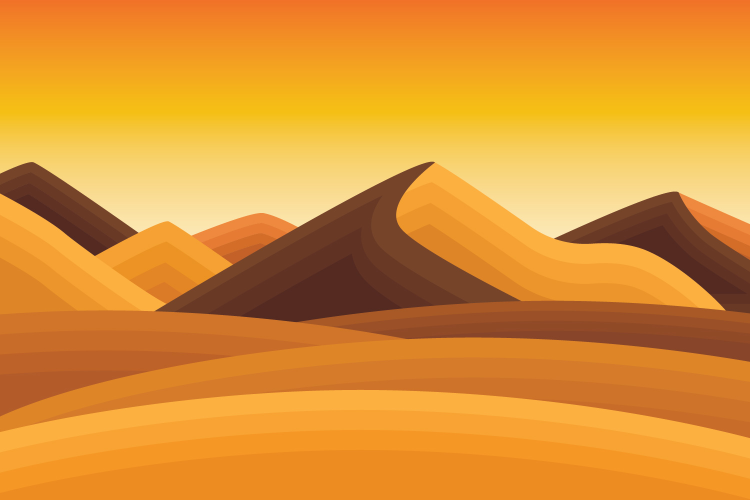
#> input picture img/desert_yellow_painting.jpg, 1500 x 1000 px, given in place of corporate_Official-Comcast-Logo.jpg, which was not available (shown at 1/2 size)
$ jupyter execute Using_Open_CV_Kmeans.ipynb
#> lines starting #> are read from the running program, lines starting #| are printed output that depends on the picture; pictures that were not available may be replaced by others from this repository, and a replacement may not be noted
[cell 1]
from sklearn.cluster import KMeans
from collections import Counter
import cv2 #for resizing image

def get_dominant_color(image, k=4, image_processing_size = None):
    """
    takes an image as input
    returns the dominant color of the image as a list

    dominant color is found by running k means on the
    pixels & returning the centroid of the largest cluster

    processing time is sped up by working with a smaller image;
    this resizing can be done with the image_processing_size param
    which takes a tuple of image dims as input

    >>> get_dominant_color(my_image, k=4, image_processing_size = (25, 25))
    [56.2423442, 34.0834233, 70.1234123]
    """
    #resize image if new dims provided
    if image_processing_size is not None:
        image = cv2.resize(image, image_processing_size,
                            interpolation = cv2.INTER_AREA)

    #reshape the image to be a list of pixels
    image = image.reshape((image.shape[0] * image.shape[1], 3))

    #cluster and assign labels to the pixels
    clt = KMeans(n_clusters = k)
    labels = clt.fit_predict(image)

    #count labels to find most popular
    label_counts = Counter(labels)

    #subset out most popular centroid
    dominant_color = clt.cluster_centers_[label_counts.most_common(1)[0][0]]

    return list(dominant_color)

[cell 2]
import cv2
import numpy as np
import argparse
# [9 lines of commented-out code are left out]
bgr_image = cv2.imread('/Users/mbagav200/Desktop/corporate_Official-Comcast-Logo.jpg')
#> bgr_image is the input picture: shape (1000, 1500, 3); mean B, G, R 51.5, 146, 220.7
#convert to HSV; this is a better representation of how we see color
hsv_image = cv2.cvtColor(bgr_image, cv2.COLOR_BGR2HSV)
#> hsv_image: shape (1000, 1500, 3); mean H, S, V 16.2, 193.9, 220.7

#extract dominant color
# (aka the centroid of the most popular k means cluster)

[cell 3]
dom_color = get_dominant_color(hsv_image, k=7)
#> in get_dominant_color, `label_counts = Counter(labels)`: label_counts = {5: 573440, 0: 297964, 2: 154207, 4: 45802, 6: 46539, 1: 149645, 3: 232403}
#> in get_dominant_color, `dominant_color = clt.cluster_centers_[label_counts.most_common(1)[0][0]]`: dominant_color = [17.18, 219.3, 241.9]
#> dom_color = [17.18, 219.3, 241.9]

[cell 4]
#create a square showing dominant color of equal size to input image
dom_color_hsv = np.full(bgr_image.shape, dom_color, dtype='uint8')
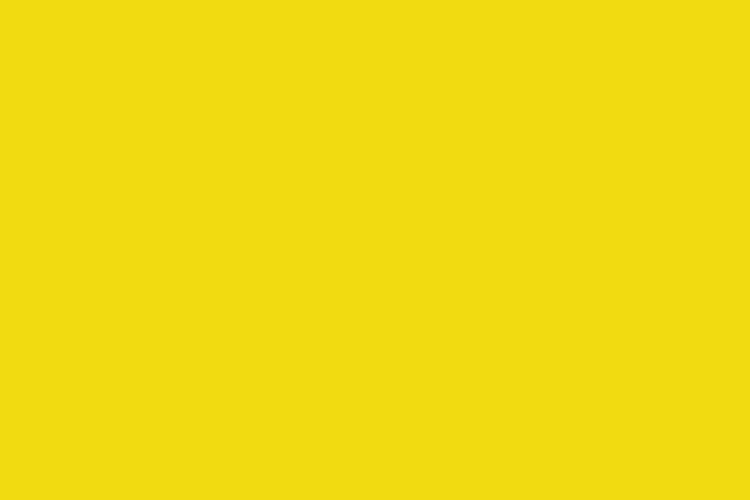
#> dom_color_hsv: shape (1000, 1500, 3) (shown at 1/2 size); mean B, G, R 17, 219, 241

[cell 5]
#convert to bgr color space for display
dom_color_bgr = cv2.cvtColor(dom_color_hsv, cv2.COLOR_HSV2BGR)
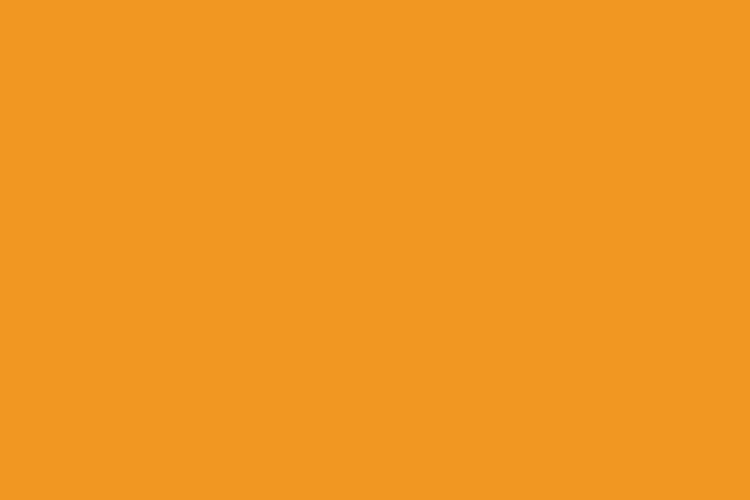
#> dom_color_bgr: shape (1000, 1500, 3) (shown at 1/2 size); mean B, G, R 34, 151, 241

[cell 6]
#concat input image and dom color square side by side for display
output_image = np.hstack((bgr_image, dom_color_bgr))
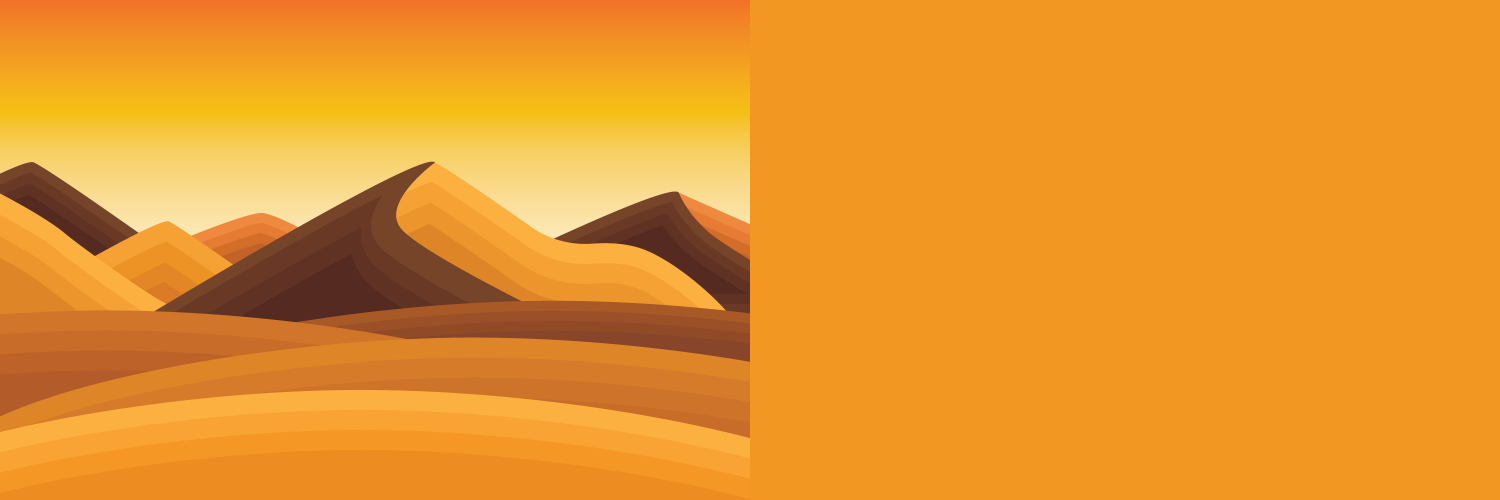
#> output_image: shape (1000, 3000, 3) (shown at 1/2 size); mean B, G, R 42.7, 148.5, 230.9

$ run again, on img/firefighter.jpg
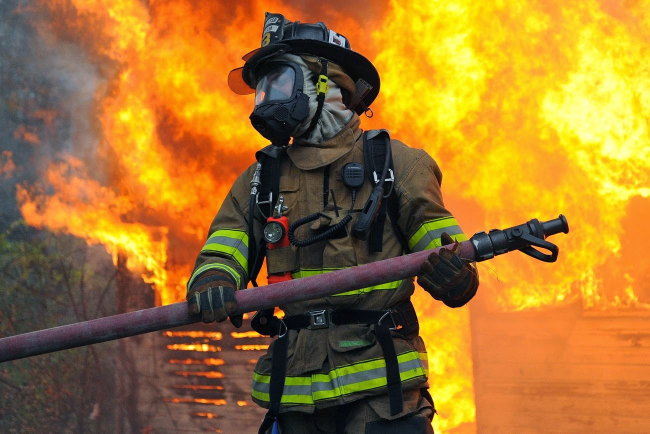
#> input picture img/firefighter.jpg, 1300 x 867 px, given in place of corporate_Official-Comcast-Logo.jpg, which was not available (shown at 1/2 size)
#> bgr_image is the input picture: shape (867, 1300, 3); mean B, G, R 46.1, 116.5, 160
#> hsv_image: shape (867, 1300, 3); mean H, S, V 39.8, 152.1, 162.9
#> label_counts = {0: 138410, 6: 126253, 3: 130449, 2: 182010, 1: 421696, 5: 28898, 4: 99384}
#> dominant_color = [19.84, 230.2, 247.7]
#> `output_image = np.hstack((bgr_image, dom_color_bgr))`:
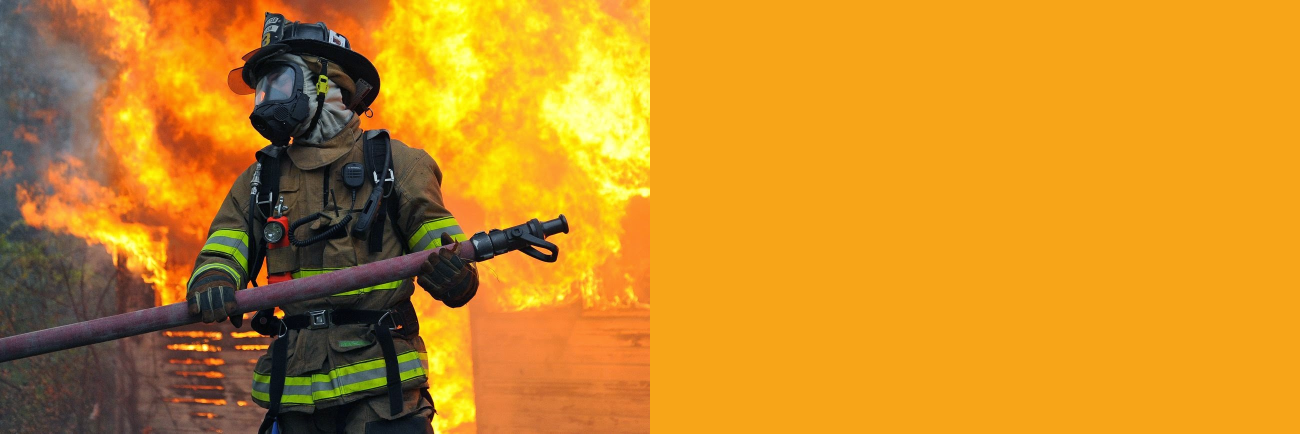
#> output_image: shape (867, 2600, 3) (shown at 1/2 size); mean B, G, R 35, 140.7, 203.5

$ run again, on img/indiaflag.jpg
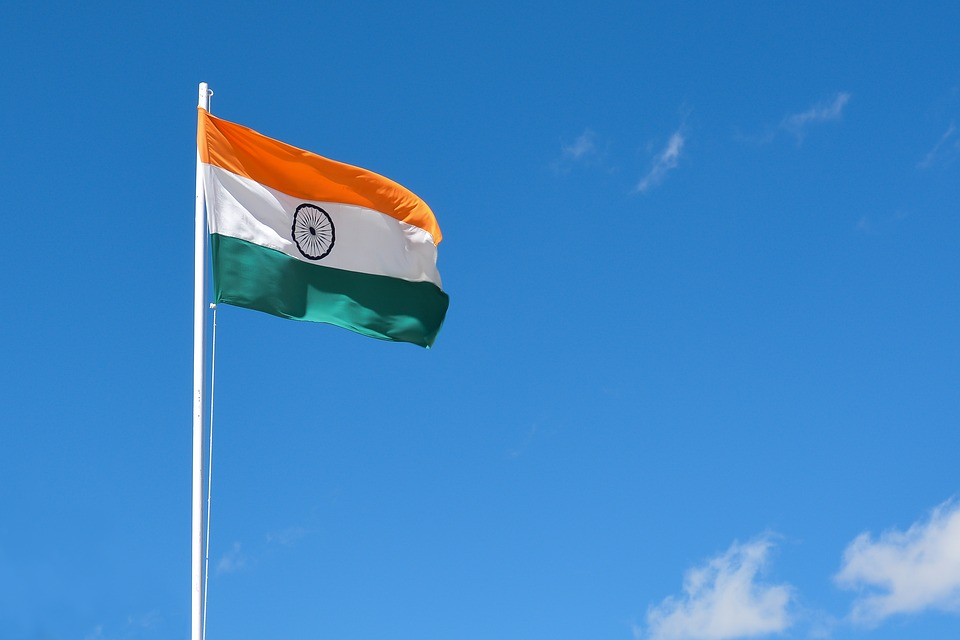
#> input picture img/indiaflag.jpg, 960 x 640 px, given in place of corporate_Official-Comcast-Logo.jpg, which was not available
#> bgr_image is the input picture: shape (640, 960, 3); mean B, G, R 199.3, 134.6, 62.5
#> hsv_image: shape (640, 960, 3); mean H, S, V 102.6, 181.9, 202.8
#> label_counts = {5: 182155, 0: 192062, 2: 13306, 6: 15208, 1: 17221, 4: 10934, 3: 183514}
#> dominant_color = [104.1, 191.6, 204.8]
#> `dom_color_hsv = np.full(bgr_image.shape, dom_color, dtype='uint8')`:
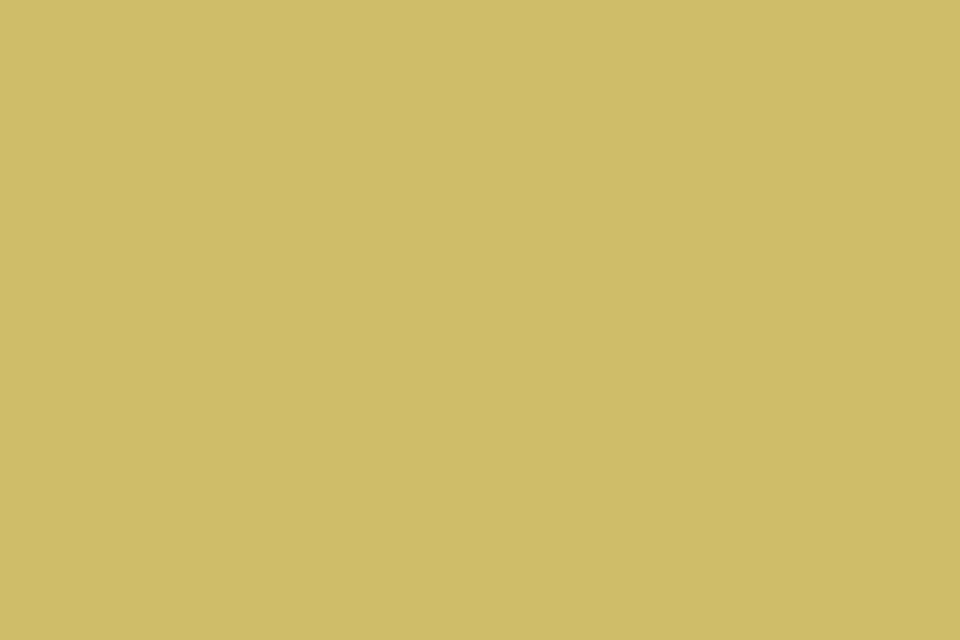
#> dom_color_hsv: shape (640, 960, 3); mean B, G, R 104, 191, 204
#> `output_image = np.hstack((bgr_image, dom_color_bgr))`:
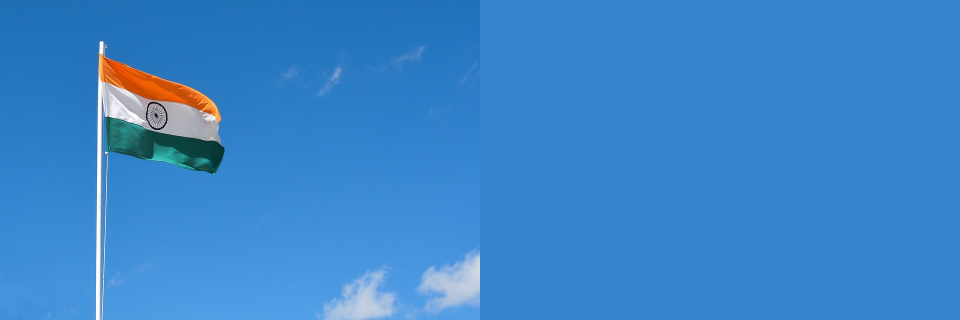
#> output_image: shape (640, 1920, 3) (shown at 1/2 size); mean B, G, R 201.7, 133.3, 56.7
